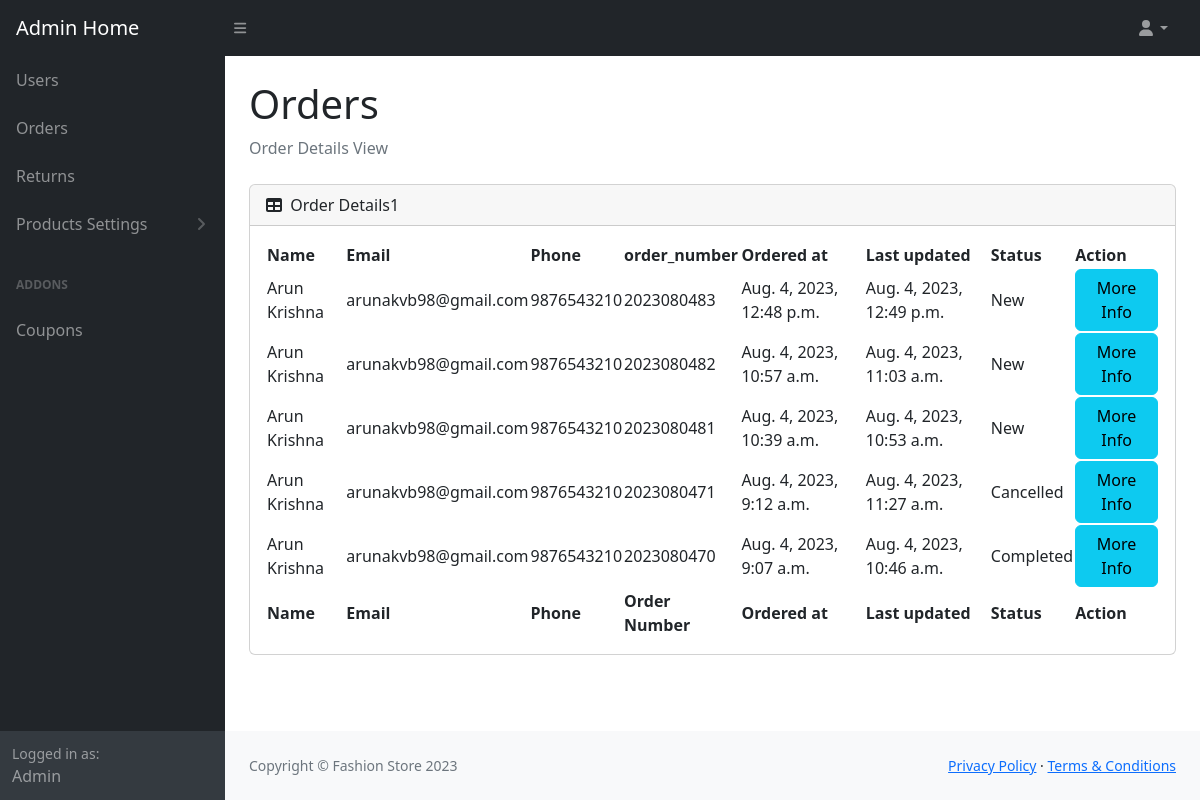
/admin_order_details_view/ (signed in), run on the app's committed database.
### store/models.py (models this page shows, shortened)
class Order(models.Model):
	STATUS = (
	('Pending', 'Pending'),
	('New', 'New'),
	('Accepted', 'Accepted'),
	('Completed', 'Completed'),
	('Cancelled', 'Cancelled'),)
	user = models.ForeignKey(User, on_delete=models.SET_NULL, null=True)
	payment = models.ForeignKey(Payment, on_delete=models.SET_NULL, blank=True, null=True)
	order_number = models.CharField(max_length=20)
	first_name = models.CharField(max_length=50)
	last_name = models.CharField(max_length=50)
	phone = models.CharField(max_length=15)
	email = models.EmailField(max_length=50)
	address_line_1 = models.CharField(max_length=50)
	address_line_2 = models.CharField(max_length=50, blank=True)
	country = models.CharField(max_length=50)
	state = models.CharField(max_length=50)
	city= models.CharField(max_length=50)
	pincode = models.CharField(max_length=10)
	order_total = models.FloatField()
	tax = models.FloatField()
	status = models.CharField(max_length=10, choices=STATUS, default='New')
	ip = models.CharField(blank=True, max_length=20)
	is_ordered = models.BooleanField(default=False)
	created_at = models.DateTimeField(auto_now_add=True)
	updated_at = models.DateTimeField(auto_now=True)

### store/views.py (the view)
# urls.py: path('admin_order_details_view/', views.admin_order_details_view, name='admin_order_details_view'),
@login_required(login_url='admin_login')
def admin_order_details_view(request):
    order_list = Order.objects.filter(is_ordered=True).order_by('-created_at')
    context = {'order_list':order_list}
    return render(request, 'admin_main/admin_order_details_view.html',context)

### store/context_processors.py (called while the page is built)
def category_list_processor(request):
    category_list = Category.objects.all()
    return {'category_list': category_list}

def cart_counter(request):
    cart_count = 0
    try:
        if request.user.is_authenticated:
            cart_items = CartItems.objects.all().filter(user=request.user)
        else:
            cart = uCart.objects.filter(cart_id=_cart_id(request))
            cart_items = CartItems.objects.all().filter(cart=cart[:1])
        for cart_item in cart_items:
            cart_count += cart_item.quantity
    except uCart.DoesNotExist:
        cart_count=0
    return dict(cart_count=cart_count)

def wish_counter(request):
    if request.user.is_authenticated:
        wish_items = WishList.objects.filter(user=request.user)
    else:
        guest = Guest.objects.filter(guest_id=_wishlist_id(request)).first()
        if guest:
            wish_items = WishList.objects.filter(guest=guest)
        else:
            wish_items = []
    wish_count = wish_items.count() if wish_items else 0
    return {'wish_count': wish_count}

def notification_counter(request):
    if request.user.is_authenticated:
        notifications = Notification.objects.filter(user=request.user,is_read=False)
        noti_count = notifications.count() if notifications else 0
        return dict(noti_count=noti_count)
    else:
        return dict(noti_count=0)

### store/templates/admin_main/admin_order_details_view.html (shortened to what this page needs)
{%extends 'admin_main/admin_base.html'%}
{%load static%}
{%block body%}
{% if user.is_authenticated and user.is_staff%}
<main>
        <div class="container-fluid px-4">
            <h1 class="mt-4">Orders</h1>
            <ol class="breadcrumb mb-4">
                <li class="breadcrumb-item active">Order Details View</li>
            </ol>
            <div class="card mb-4">
                <div class="card-header">
                    <i class="fas fa-table me-1"></i>
                    Order Details1
                </div>
                <div class="card-body">
                    <table id="datatablesSimple">
                        <thead>
                            <tr>
                                <th>Name</th>
                                <th>Email</th>
                                <th>Phone</th>
                                <th>order_number</th>
                                <th>Ordered at</th>
                                <th>Last updated</th>
                                <th>Status</th>
                                <th>Action</th>
                            </tr>
                        </thead>
                        <tfoot>
                            <tr>
                                <th>Name</th>
                                <th>Email</th>
                                <th>Phone</th>
                                <th>Order Number</th>
                                <th>Ordered at</th>
                                <th>Last updated</th>
                                <th>Status</th>
                                <th>Action</th>
                            </tr>
                        </tfoot>
                        <tbody>
                        {%for order in order_list%}
                        <tr>
                            <td>{{order.first_name}} {{order.last_name}}</td>
                            <td>{{order.email}}</td>
                            <td>{{order.phone}}</td>
                            <td>{{order.order_number}}</td>
                            <td>{{order.created_at}}</td>
                            <td>{{order.updated_at}}</td>
                            <td>{{order.status}}</td>
                            <td>
                                <a class="btn btn-info" href="{%url 'admin_order_info_view' order=order.id%}">More Info</a>
                            </td>
                        </tr>
                        {%endfor%}
                        </tbody>
                    </table>
                </div>
            </div>
        </div>
    </main>
{%endif%}
{%endblock%}

### data on the page
Order: first_name "Arun", last_name "Krishna", email "arunakvb98@gmail.com", phone "9876543210", order_number "2023080483", created_at "Aug. 4, 2023, 12:48 p.m.", updated_at "Aug. 4, 2023, 12:49 p.m.", status "New"
Order: first_name "Arun", last_name "Krishna", email "arunakvb98@gmail.com", phone "9876543210", order_number "2023080482", created_at "Aug. 4, 2023, 10:57 a.m.", updated_at "Aug. 4, 2023, 11:03 a.m.", status "New"
Order: first_name "Arun", last_name "Krishna", email "arunakvb98@gmail.com", phone "9876543210", order_number "2023080481", created_at "Aug. 4, 2023, 10:39 a.m.", updated_at "Aug. 4, 2023, 10:53 a.m.", status "New"
Order: first_name "Arun", last_name "Krishna", email "arunakvb98@gmail.com", phone "9876543210", order_number "2023080471", created_at "Aug. 4, 2023, 9:12 a.m.", updated_at "Aug. 4, 2023, 11:27 a.m.", status "Cancelled"
Order: first_name "Arun", last_name "Krishna", email "arunakvb98@gmail.com", phone "9876543210", order_number "2023080470", created_at "Aug. 4, 2023, 9:07 a.m.", updated_at "Aug. 4, 2023, 10:46 a.m.", status "Completed"
